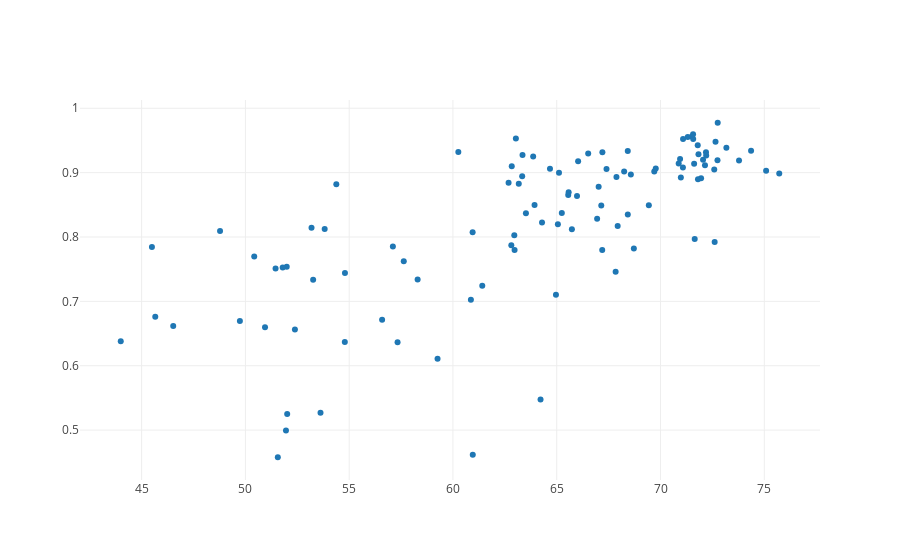

The notebook cell this image was saved under:
### Code cell
print("Comparing between Life Expectancy and Social Support")
trace = go.Scatter(
    x = df['Healthy life expectancy, 2015-2017'],
    y = df['Social support, 2015-2017'],
    mode = 'markers')
data = [trace]
# Plot and embed in ipython notebook!
iplot(data)
